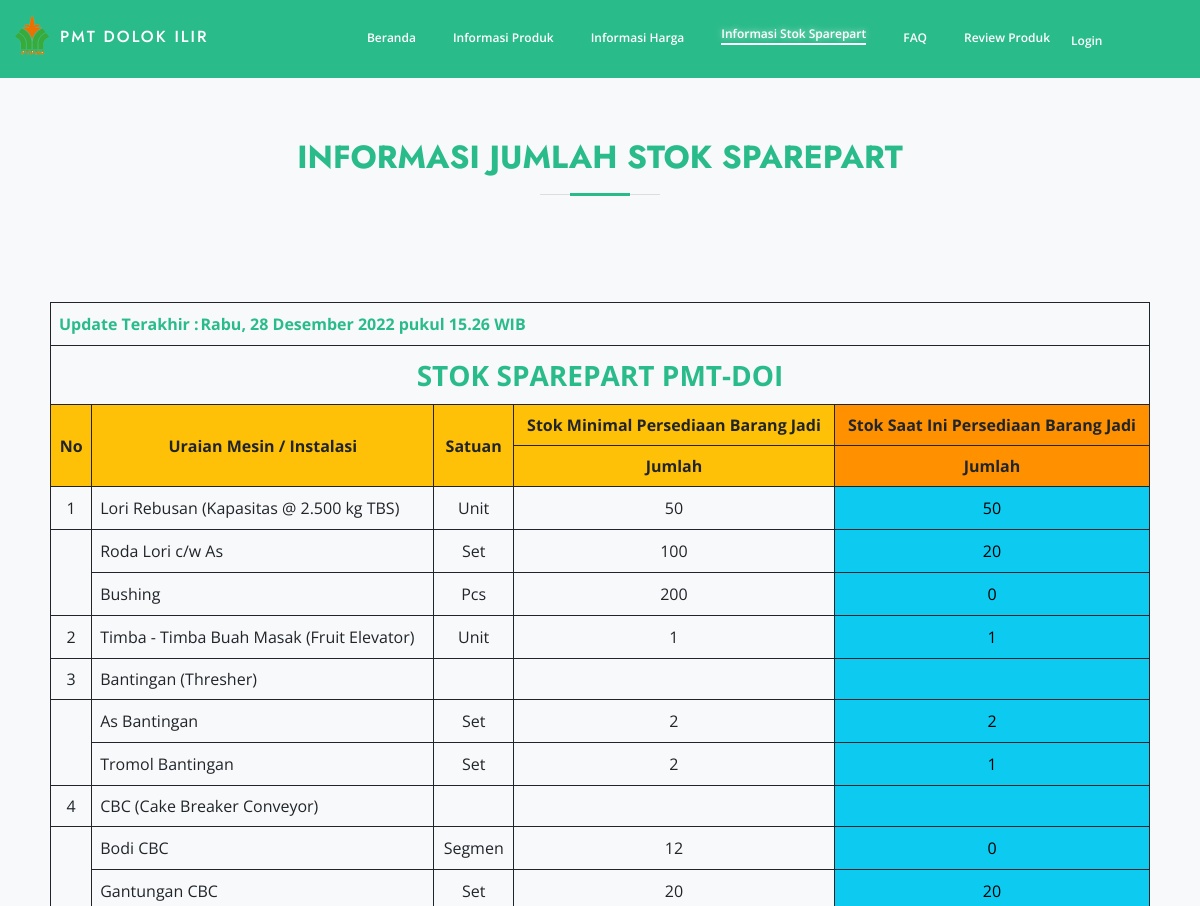
The app's page /index.php/home/info_stok (upper part), older data.
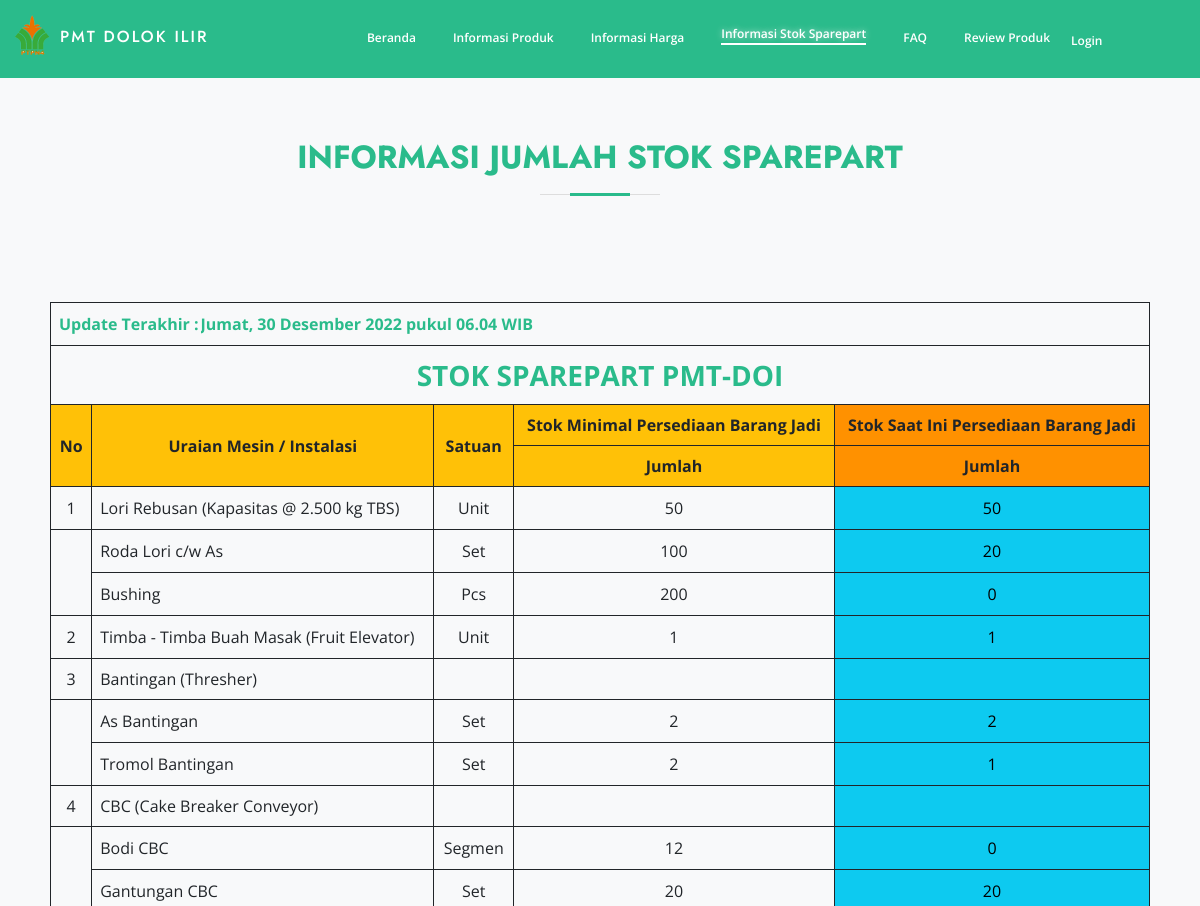
The same page, newer data.
### tables this page shows
CREATE TABLE `stok_sparepart_pmt` (
  `id` int(11) NOT NULL,
  `tanggal_update` varchar(50) NOT NULL,
  `lori_rebusan` int(10) NOT NULL,
  `fruit_elevator` int(10) NOT NULL,
  `as_thresher` int(10) NOT NULL,
  `tromol_thresher` int(10) NOT NULL,
  `body_cbc` int(10) NOT NULL,
  `gantungan_cbc` int(10) NOT NULL,
  `pedal_cbc` int(10) NOT NULL,
  `body_polishdrum` int(10) NOT NULL,
  `roll_body_polishdrum` int(10) NOT NULL,
  `roll_bawah_polishdrum` int(10) NOT NULL,
  `gear_polishdrum` int(10) NOT NULL,
  `dewatering_drum` int(10) NOT NULL,
  `bottom_cone_inti` int(10) NOT NULL,
  `bottom_cone_cangkang` int(10) NOT NULL,
  `vortex_finder` int(10) NOT NULL,
  `feed_housing` int(10) NOT NULL,
  `body_cyclone` int(10) NOT NULL,
  `separating_cyclone` int(10) NOT NULL,
  `box_control` int(10) NOT NULL,
  `roda_lori` int(11) NOT NULL,
  `bushing_lori` int(11) NOT NULL
);

### application/controllers/Home.php (called while the page is built, shortened)
<?php
class Home extends CI_Controller
{
   public function __construct()
   {
      $this->load->helper('url', 'directory');
      $this->load->model('m_home');
   }
   public function info_stok()
   {
      $info_stok = $this->m_home->m_get_stok();
      $this->load->view('main/header.php', array('page_title' => 'Informasi Stok Produk PMT'));
      $this->load->view('main/menu.php', array('m4' => 'nav-menu-active'));
      $this->load->view('main/info_stok.php', $info_stok);
      $this->load->view('main/footer.php');
   }
}

### index.php (called while the page is built, shortened)
<?php
require_once BASEPATH.'core/CodeIgniter.php';

### application/models/M_home.php (called while the page is built, shortened)
<?php
class M_home extends CI_Model
{
    public function m_get_stok()
    {
        $this->db->where('id', 1);
        return $this->db->get('stok_sparepart_pmt')->result_array()[0];
    }
}

### application/views/main/info_stok.php (the view, shortened to what this page needs)
<section id="stok_sparepart" class="bg-light rounded-bottom">
    <div class="container" data-aos="fade-up">
        <div class="section-title">
            <h2>Informasi Jumlah Stok Sparepart</h2>
        </div>
        <div class="bd-example mt-5 table-responsive p-2">
            <table style="vertical-align: middle;" class="table table-bordered text-center align-items-center border-dark rounded">
                <thead>
                    <tr>
                        <th style="vertical-align: middle;text-align:left ;border-radius: 5px 5px 0px 0px;" colspan="6" scope="col" class="subtitle">
                            <span> Update Terakhir :</span><input class="subtitle" style="border:none;background-color:transparent;text-align:left; width:80%" id="tanggal_update" name="tanggal_update" type="text" disabled value="<?=$tanggal_update;?>">
                        </th>
                    </tr>
                    <tr>
                        <th style="vertical-align: middle;" colspan="6" scope="col" class="lead fw-bold fs-3 text-center title">
                            STOK SPAREPART PMT-DOI
                        </th>
                    </tr>
                    <tr>
                        <th class="bg-warning" style="vertical-align: middle;" rowspan="2" scope="col">No</th>
                        <th class="bg-warning" style="vertical-align: middle;" rowspan="2" scope="col">Uraian Mesin / Instalasi</th>
                        <th class="bg-warning" style="vertical-align: middle;" rowspan="2" scope="col">Satuan</th>
                        <th class="bg-warning" style="vertical-align: middle;" scope="col">Stok Minimal Persediaan Barang Jadi</th>
                        <th class="bg-orange" style="vertical-align: middle;" scope="col">Stok Saat Ini Persediaan Barang Jadi</th>
                    </tr>
                    <tr class="bg-secondary">
                        <th class="text-center bg-warning ">Jumlah</th>
                        <th class="text-center bg-orange">Jumlah</th>
                    </tr>
                </thead>
                <tbody>
                    <tr>
                        <td>1</td>
                        <td style="text-align: left;">Lori Rebusan (Kapasitas @ 2.500 kg TBS)</td>
                        <td>Unit</td>
                        <td>50</td>
                        <td class="bg-info"><input style="border:none;background-color:transparent;text-align:center;color:black; max-width:3rem;" id="lori_rebusan" name="lori_rebusan" type="text" disabled value="<?=$lori_rebusan;?>"></td>
                    </tr>
                    <tr>
                        <td rowspan="2"></td>
                        <td style="text-align: left;">Roda Lori c/w As</td>
                        <td>Set</td>
                        <td>100</td>
                        <td class="bg-info"><input style="border:none;background-color:transparent;text-align:center;color:black; max-width:3rem;" id="roda_lori" name="roda_lori" type="text" disabled value="<?=$roda_lori;?>"></td>
                    </tr>
                    <tr>
                        <td style="text-align: left;">Bushing</td>
                        <td>Pcs</td>
                        <td>200</td>
                        <td class="bg-info"><input style="border:none;background-color:transparent;text-align:center;color:black; max-width:3rem;" id="bushing_lori" name="bushing_lori" type="text" disabled value="<?=$bushing_lori;?>"></td>
                    </tr>
                    <tr>
                        <td>2</td>
                        <td style="text-align: left;">Timba - Timba Buah Masak (Fruit Elevator)</td>
                        <td>Unit</td>
                        <td>1</td>
                        <td class="bg-info"><input style="border:none;background-color:transparent;text-align:center;color:black; max-width:3rem;" id="fruit_elevator" name="fruit_elevator" type="text" disabled value="<?=$fruit_elevator;?>"></td>
                    </tr>
                    <tr>
                        <td>3</td>
                        <td style="text-align: left;">Bantingan (Thresher)</td>
                        <td></td>
                        <td></td>
                        <td class="bg-info"></td>
                    </tr>
                    <tr>
                        <td rowspan="2"></td>
                        <td style="text-align: left;">As Bantingan</td>
                        <td>Set</td>
                        <td>2</td>
                        <td class="bg-info"><input style="border:none;background-color:transparent;text-align:center;color:black; max-width:3rem;" id="as_thresher" name="as_thresher" type="text" disabled value="<?=$as_thresher;?>"></td>
                    </tr>
                    <tr>
                        <td style="text-align: left;">Tromol Bantingan</td>
                        <td>Set</td>
                        <td>2</td>
                        <td class="bg-info"><input style="border:none;background-color:transparent;text-align:center;color:black; max-width:3rem;" id="tromol_thresher" name="tromol_thresher" type="text" disabled value="<?=$tromol_thresher;?>"></td>
                    </tr>
                    <tr>
                        <td>4</td>
                        <td style="text-align: left;"> CBC (Cake Breaker Conveyor)</td>
                        <td></td>
                        <td></td>
                        <td class="bg-info"></td>
                    </tr>
                    <tr>
                        <td rowspan="3"></td>
                        <td style="text-align: left;">Bodi CBC
                        </td>
                        <td>Segmen</td>
                        <td>12</td>
                        <td class="bg-info"><input style="border:none;background-color:transparent;text-align:center;color:black; max-width:3rem;" id="body_cbc" name="body_cbc" type="text" disabled value="<?=$body_cbc;?>"></td>
                    </tr>
                    <tr>
                        <td style="text-align: left;">Gantungan CBC</td>
                        <td>Set</td>
                        <td>20</td>
                        <td class="bg-info"><input style="border:none;background-color:transparent;text-align:center;color:black; max-width:3rem;" id="gantungan_cbc" name="gantungan_cbc" type="text" disabled value="<?=$gantungan_cbc;?>"></td>
                    </tr>
                </tbody>
            </table>
        </div>
    </div>
</section>

### application/views/main/header.php (shortened to what this page needs)
<!DOCTYPE html>
<html lang="en" style="width: 100%;">
<head>
    <link href="<?= base_url() ?>assets/vendor/aos/aos.css" rel="stylesheet">
    <link href="<?= base_url() ?>assets/vendor/bootstrap/css/bootstrap.min.css" rel="stylesheet">
    <link href="<?= base_url() ?>assets/vendor/bootstrap-icons/bootstrap-icons.css" rel="stylesheet">
    <link href="<?= base_url() ?>assets/vendor/boxicons/css/boxicons.min.css" rel="stylesheet">
    <link href="<?= base_url() ?>assets/vendor/glightbox/css/glightbox.min.css" rel="stylesheet">
    <link href="<?= base_url() ?>assets/vendor/remixicon/remixicon.css" rel="stylesheet">
    <link href="<?= base_url() ?>assets/vendor/swiper/swiper-bundle.min.css" rel="stylesheet">
    <link href="<?= base_url() ?>assets/css/style.css" rel="stylesheet">
</head>

### application/views/main/menu.php (shortened to what this page needs)
<body>
    <header style="position: sticky;" id="header" class="header-scrolled ">
        <div style="min-height:3rem;" class="container-fluid pe-2 d-inline-flex justify-content-between">
            <h1 class="logo d-none d-lg-block d-xl-block d-md-none align-items-center "><img src="<?= base_url() ?>assets/img/icons/Logo_PTPN4.png" alt="" sizes="160x160" srcset="" class="me-2"><a class="text-center mt-2 logo-title align-items-center me-5 btm-border fromCenter" href="index.html">PMT Dolok Ilir</a></h1>
            <nav id="navbar" class="navbar">
                <ul>
                    <li><a href="<?= base_url('index.php/home/') ?>" id="nav-home" class="nav-link <?php if (isset($m1)) {
                                                                                                        echo $m1;
                                                                                                    } ?>">Beranda</a>
                    </li>
                    <li><a href="<?= base_url('index.php/home/info_produk') ?>" id="nav-info-produk" class="nav-link <?php if (isset($m2)) {
                                                                                                                            echo $m2;
                                                                                                                        } ?>">Informasi Produk</a></li>
                    <li><a href="<?= base_url('index.php/home/info_harga') ?>" id="nav-info-harga" class="nav-link <?php if (isset($m3)) {
                                                                                                                        echo $m3;
                                                                                                                    } ?>">Informasi Harga</a></li>
                    <li><a href="<?= base_url('index.php/home/info_stok') ?>" id="nav-info-stok" class="nav-link <?php if (isset($m4)) {
                                                                                                                        echo $m4;
                                                                                                                    } ?>">Informasi Stok Sparepart</a></li>
                    <li><a href="<?= base_url('index.php/home/faq') ?>" id="nav-faq" class="nav-link <?php if (isset($m5)) {
                                                                                                            echo $m5;
                                                                                                        } ?>">FAQ</a>
                    </li>
                    <li><a href="<?= base_url('index.php/home/komplain') ?>" id="nav-komp" class="nav-link <?php if (isset($m6)) {
                                                                                                                echo $m6;
                                                                                                            } ?>">Review Produk</a></li>
                    <?php if ($this->session->userdata('is_login') == false) {
                        echo "<li><a href=" . site_url('user') . ">Login</a></li>";
                    } ?>
                </ul>
            </nav>
        </div>
    </header>

### application/views/main/footer.php (shortened to what this page needs)
</body>
</html>

### assets/css/style.css (style rules this page uses)
:root { --main-color-violet: #37517e; --main-color-blue: #2abb8b; --main-bg-color: #2abb8b; }
body { font-family: "Open Sans", sans-serif; color: #444444; }
a { color: #47b2e4; text-decoration: none; }
h1, h2, h3, h4, h5, h6 { font-family: "Jost", sans-serif; }
#header { transition: all 0.5s; z-index: 997; padding: 15px 0; }
#header.header-scrolled, #header.header-inner-pages { background: #2abb8b; }
#header .logo { font-size: 30px; margin: 0; padding: 0; line-height: 1; font-weight: 500; letter-spacing: 2px; text-transform: uppercase; }
#header .logo a { color: #fff; }
#header .logo img { max-height: 40px; }
.navbar { padding: 0; }
.navbar ul { margin: 0; padding: 0; display: flex; list-style: none; align-items: center; }
.navbar li { position: relative; }
.navbar a { display: inline-block; align-items: center; justify-content: center; font-size: 18px; font-weight: 600; color: #fff!important; white-space: nowrap; transition: 0.1s; margin-left: 5px; }
.navbar a:after { display: block; content: ''; border-bottom: solid 2px white; transform: scaleX(0); transition: transform 250ms ease-in-out; }
.navbar a.nav-menu-active:after { transform: scaleX(1); }
.navbar a.nav-menu-active { color: white !important; text-shadow: 0px 0px 6px rgba(255, 255, 255, 0.7) !important; transform: translateY(-4px); }
@media (max-width: 1200px) and (min-width: 992px) { .navbar a { font-size: 12px; } }
@media (max-width: 1200px) and (min-width: 992px) { .logo-title { font-size: 16px; } }
section { padding: 60px 0; overflow: hidden; }
.section-title { text-align: center; padding-bottom: 30px; }
.section-title h2 { font-size: 32px; font-weight: bold; text-transform: uppercase; margin-bottom: 20px; padding-bottom: 20px; position: relative; color: var(--main-color-blue); }
.section-title h2::before { content: ""; position: absolute; display: block; width: 120px; height: 1px; background: #ddd; bottom: 1px; left: calc(50% - 60px); }
.section-title h2::after { content: ""; position: absolute; display: block; width: 60px; height: 3px; background: var(--main-bg-color); bottom: 0; left: calc(50% - 30px); }
.title { font-weight: bold; text-transform: uppercase; margin-bottom: 20px; padding-bottom: 20px; position: relative; color: var(--main-color-blue); }
.subtitle { font-weight: bold; position: relative; color: var(--main-color-blue); }
.bg-orange { background-color: rgb(255, 145, 0) !important; }
.btm-border { display: inline-block; }
.btm-border:after { display: block; content: ''; border-bottom: solid 2px white; transform: scaleX(0); transition: transform 250ms ease-in-out; }

Row changes from the older to the newer data that the page shows:
changed stok_sparepart_pmt: tanggal_update "Rabu, 28 Desember 2022 pukul 15.26 WIB" → "Jumat, 30 Desember 2022 pukul 06.04 WIB"
